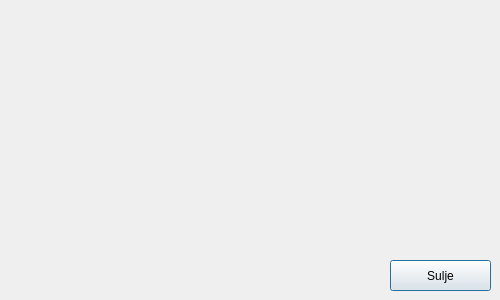
<?xml version="1.0" encoding="UTF-8"?>
<ui version="4.0">
 <class>Transactions</class>
 <widget class="QDialog" name="Transactions">
  <property name="geometry">
   <rect>
    <x>0</x>
    <y>0</y>
    <width>500</width>
    <height>300</height>
   </rect>
  </property>
  <property name="minimumSize">
   <size>
    <width>500</width>
    <height>300</height>
   </size>
  </property>
  <property name="windowTitle">
   <string>Dialog</string>
  </property>
  <widget class="QPushButton" name="pushButton">
   <property name="geometry">
    <rect>
     <x>390</x>
     <y>260</y>
     <width>101</width>
     <height>31</height>
    </rect>
   </property>
   <property name="text">
    <string>Sulje</string>
   </property>
  </widget>
 </widget>
 <resources/>
 <connections/>
</ui>
